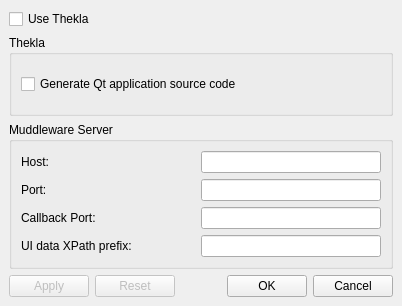
<ui version="4.0" >
 <author></author>
 <comment></comment>
 <exportmacro></exportmacro>
 <class>GlobalSettingsDialog</class>
 <widget class="QDialog" name="GlobalSettingsDialog" >
  <property name="geometry" >
   <rect>
    <x>0</x>
    <y>0</y>
    <width>402</width>
    <height>306</height>
   </rect>
  </property>
  <property name="windowTitle" >
   <string>THEKLA Global Settings</string>
  </property>
  <layout class="QVBoxLayout" >
   <property name="margin" >
    <number>9</number>
   </property>
   <property name="spacing" >
    <number>6</number>
   </property>
   <item>
    <widget class="QCheckBox" name="useTheklaCBX" >
     <property name="toolTip" >
      <string>Enable/disable THEKLA globally</string>
     </property>
     <property name="text" >
      <string>Use Thekla</string>
     </property>
    </widget>
   </item>
   <item>
    <widget class="QGroupBox" name="theklaGBX" >
     <property name="enabled" >
      <bool>true</bool>
     </property>
     <property name="title" >
      <string>Thekla</string>
     </property>
     <layout class="QVBoxLayout" >
      <property name="margin" >
       <number>9</number>
      </property>
      <property name="spacing" >
       <number>6</number>
      </property>
      <item>
       <widget class="QCheckBox" name="generateQtAppCodeCHB" >
        <property name="toolTip" >
         <string>Generate code when saving form</string>
        </property>
        <property name="text" >
         <string>Generate Qt application source code</string>
        </property>
       </widget>
      </item>
     </layout>
    </widget>
   </item>
   <item>
    <widget class="QGroupBox" name="mwServerGBX" >
     <property name="enabled" >
      <bool>true</bool>
     </property>
     <property name="title" >
      <string>Muddleware Server</string>
     </property>
     <layout class="QVBoxLayout" >
      <property name="margin" >
       <number>9</number>
      </property>
      <property name="spacing" >
       <number>6</number>
      </property>
      <item>
       <layout class="QHBoxLayout" >
        <property name="margin" >
         <number>0</number>
        </property>
        <property name="spacing" >
         <number>6</number>
        </property>
        <item>
         <widget class="QLabel" name="serverHostLBL" >
          <property name="sizePolicy" >
           <sizepolicy>
            <hsizetype>0</hsizetype>
            <vsizetype>0</vsizetype>
            <horstretch>0</horstretch>
            <verstretch>0</verstretch>
           </sizepolicy>
          </property>
          <property name="text" >
           <string>Host:</string>
          </property>
         </widget>
        </item>
        <item>
         <spacer>
          <property name="orientation" >
           <enum>Qt::Horizontal</enum>
          </property>
          <property name="sizeHint" >
           <size>
            <width>10</width>
            <height>20</height>
           </size>
          </property>
         </spacer>
        </item>
        <item>
         <widget class="QLineEdit" name="serverHostLED" >
          <property name="sizePolicy" >
           <sizepolicy>
            <hsizetype>0</hsizetype>
            <vsizetype>0</vsizetype>
            <horstretch>0</horstretch>
            <verstretch>0</verstretch>
           </sizepolicy>
          </property>
          <property name="minimumSize" >
           <size>
            <width>180</width>
            <height>0</height>
           </size>
          </property>
         </widget>
        </item>
       </layout>
      </item>
      <item>
       <layout class="QHBoxLayout" >
        <property name="margin" >
         <number>0</number>
        </property>
        <property name="spacing" >
         <number>6</number>
        </property>
        <item>
         <widget class="QLabel" name="serverPortLBL" >
          <property name="sizePolicy" >
           <sizepolicy>
            <hsizetype>0</hsizetype>
            <vsizetype>0</vsizetype>
            <horstretch>0</horstretch>
            <verstretch>0</verstretch>
           </sizepolicy>
          </property>
          <property name="text" >
           <string>Port:</string>
          </property>
         </widget>
        </item>
        <item>
         <spacer>
          <property name="orientation" >
           <enum>Qt::Horizontal</enum>
          </property>
          <property name="sizeHint" >
           <size>
            <width>10</width>
            <height>20</height>
           </size>
          </property>
         </spacer>
        </item>
        <item>
         <widget class="QLineEdit" name="serverPortLED" >
          <property name="sizePolicy" >
           <sizepolicy>
            <hsizetype>0</hsizetype>
            <vsizetype>0</vsizetype>
            <horstretch>0</horstretch>
            <verstretch>0</verstretch>
           </sizepolicy>
          </property>
          <property name="minimumSize" >
           <size>
            <width>180</width>
            <height>0</height>
           </size>
          </property>
         </widget>
        </item>
       </layout>
      </item>
      <item>
       <layout class="QHBoxLayout" >
        <property name="margin" >
         <number>0</number>
        </property>
        <property name="spacing" >
         <number>6</number>
        </property>
        <item>
         <widget class="QLabel" name="serverCallbackPortLBL" >
          <property name="sizePolicy" >
           <sizepolicy>
            <hsizetype>0</hsizetype>
            <vsizetype>0</vsizetype>
            <horstretch>0</horstretch>
            <verstretch>0</verstretch>
           </sizepolicy>
          </property>
          <property name="text" >
           <string>Callback Port:</string>
          </property>
         </widget>
        </item>
        <item>
         <spacer>
          <property name="orientation" >
           <enum>Qt::Horizontal</enum>
          </property>
          <property name="sizeHint" >
           <size>
            <width>10</width>
            <height>20</height>
           </size>
          </property>
         </spacer>
        </item>
        <item>
         <widget class="QLineEdit" name="serverCBPortLED" >
          <property name="sizePolicy" >
           <sizepolicy>
            <hsizetype>0</hsizetype>
            <vsizetype>0</vsizetype>
            <horstretch>0</horstretch>
            <verstretch>0</verstretch>
           </sizepolicy>
          </property>
          <property name="minimumSize" >
           <size>
            <width>180</width>
            <height>0</height>
           </size>
          </property>
         </widget>
        </item>
       </layout>
      </item>
      <item>
       <layout class="QHBoxLayout" >
        <property name="margin" >
         <number>0</number>
        </property>
        <property name="spacing" >
         <number>6</number>
        </property>
        <item>
         <widget class="QLabel" name="uiDataXPathPrefixLBL" >
          <property name="sizePolicy" >
           <sizepolicy>
            <hsizetype>0</hsizetype>
            <vsizetype>0</vsizetype>
            <horstretch>0</horstretch>
            <verstretch>0</verstretch>
           </sizepolicy>
          </property>
          <property name="text" >
           <string>UI data XPath prefix:</string>
          </property>
         </widget>
        </item>
        <item>
         <spacer>
          <property name="orientation" >
           <enum>Qt::Horizontal</enum>
          </property>
          <property name="sizeHint" >
           <size>
            <width>10</width>
            <height>20</height>
           </size>
          </property>
         </spacer>
        </item>
        <item>
         <widget class="QLineEdit" name="uiDataXPathPrefixLED" >
          <property name="sizePolicy" >
           <sizepolicy>
            <hsizetype>0</hsizetype>
            <vsizetype>0</vsizetype>
            <horstretch>0</horstretch>
            <verstretch>0</verstretch>
           </sizepolicy>
          </property>
          <property name="minimumSize" >
           <size>
            <width>180</width>
            <height>0</height>
           </size>
          </property>
          <property name="toolTip" >
           <string>Enter XPath prefix that leads to UI data (eg "/THEKLA")</string>
          </property>
         </widget>
        </item>
       </layout>
      </item>
     </layout>
    </widget>
   </item>
   <item>
    <layout class="QHBoxLayout" >
     <property name="margin" >
      <number>0</number>
     </property>
     <property name="spacing" >
      <number>6</number>
     </property>
     <item>
      <widget class="QPushButton" name="applyButton" >
       <property name="enabled" >
        <bool>false</bool>
       </property>
       <property name="text" >
        <string>Apply</string>
       </property>
      </widget>
     </item>
     <item>
      <widget class="QPushButton" name="resetButton" >
       <property name="enabled" >
        <bool>false</bool>
       </property>
       <property name="text" >
        <string>Reset</string>
       </property>
      </widget>
     </item>
     <item>
      <spacer>
       <property name="orientation" >
        <enum>Qt::Horizontal</enum>
       </property>
       <property name="sizeHint" >
        <size>
         <width>10</width>
         <height>20</height>
        </size>
       </property>
      </spacer>
     </item>
     <item>
      <widget class="QPushButton" name="okButton" >
       <property name="text" >
        <string>OK</string>
       </property>
      </widget>
     </item>
     <item>
      <widget class="QPushButton" name="cancelButton" >
       <property name="text" >
        <string>Cancel</string>
       </property>
      </widget>
     </item>
    </layout>
   </item>
  </layout>
 </widget>
 <pixmapfunction></pixmapfunction>
 <resources/>
 <connections>
  <connection>
   <sender>okButton</sender>
   <signal>clicked()</signal>
   <receiver>GlobalSettingsDialog</receiver>
   <slot>accept()</slot>
   <hints>
    <hint type="sourcelabel" >
     <x>278</x>
     <y>253</y>
    </hint>
    <hint type="destinationlabel" >
     <x>96</x>
     <y>254</y>
    </hint>
   </hints>
  </connection>
  <connection>
   <sender>cancelButton</sender>
   <signal>clicked()</signal>
   <receiver>GlobalSettingsDialog</receiver>
   <slot>reject()</slot>
   <hints>
    <hint type="sourcelabel" >
     <x>369</x>
     <y>253</y>
    </hint>
    <hint type="destinationlabel" >
     <x>179</x>
     <y>282</y>
    </hint>
   </hints>
  </connection>
 </connections>
</ui>
